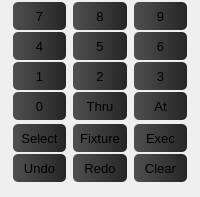
       <widget class="QWidget" name="widget_6" native="true">
        <property name="minimumSize">
         <size>
          <width>0</width>
          <height>0</height>
         </size>
        </property>
        <layout class="QHBoxLayout" name="horizontalLayout_4">
         <property name="topMargin">
          <number>0</number>
         </property>
         <item>
          <widget class="QWidget" name="widget_7" native="true">
           <layout class="QGridLayout" name="gridLayout">
            <property name="leftMargin">
             <number>2</number>
            </property>
            <property name="topMargin">
             <number>2</number>
            </property>
            <property name="rightMargin">
             <number>2</number>
            </property>
            <property name="bottomMargin">
             <number>4</number>
            </property>
            <property name="spacing">
             <number>2</number>
            </property>
            <item row="6" column="4">
             <widget class="QPushButton" name="pBEnter">
              <property name="sizePolicy">
               <sizepolicy hsizetype="Fixed" vsizetype="Fixed">
                <horstretch>0</horstretch>
                <verstretch>0</verstretch>
               </sizepolicy>
              </property>
              <property name="minimumSize">
               <size>
                <width>28</width>
                <height>28</height>
               </size>
              </property>
              <property name="maximumSize">
               <size>
                <width>16677512</width>
                <height>16677512</height>
               </size>
              </property>
              <property name="font">
               <font>
                <pointsize>10</pointsize>
               </font>
              </property>
              <property name="styleSheet">
               <string notr="true">QPushButton{background-color: qlineargradient(spread:pad, x1:0, y1:0.568, x2:1, y2:0.574, stop:0 rgba(79, 79, 79, 255), stop:1 rgba(39, 38, 38, 255));border-style: solid;border-color: rgba(0, 0, 0, 255);border-width: 0px;border-radius: 5px;} </string>
              </property>
              <property name="text">
               <string>Exec</string>
              </property>
             </widget>
            </item>
            <item row="3" column="0">
             <widget class="QPushButton" name="pushButton_19">
              <property name="sizePolicy">
               <sizepolicy hsizetype="Fixed" vsizetype="Fixed">
                <horstretch>0</horstretch>
                <verstretch>0</verstretch>
               </sizepolicy>
              </property>
              <property name="minimumSize">
               <size>
                <width>28</width>
                <height>28</height>
               </size>
              </property>
              <property name="maximumSize">
               <size>
                <width>16677512</width>
                <height>16677512</height>
               </size>
              </property>
              <property name="font">
               <font>
                <pointsize>10</pointsize>
               </font>
              </property>
              <property name="styleSheet">
               <string notr="true">QPushButton{background-color: qlineargradient(spread:pad, x1:0, y1:0.568, x2:1, y2:0.574, stop:0 rgba(79, 79, 79, 255), stop:1 rgba(39, 38, 38, 255));border-style: solid;border-color: rgba(0, 0, 0, 255);border-width: 0px;border-radius: 5px;} </string>
              </property>
              <property name="text">
               <string>0</string>
              </property>
             </widget>
            </item>
            <item row="3" column="3">
             <spacer name="horizontalSpacer_13">
              <property name="orientation">
               <enum>Qt::Horizontal</enum>
              </property>
              <property name="sizeType">
               <enum>QSizePolicy::Maximum</enum>
              </property>
              <property name="sizeHint" stdset="0">
               <size>
                <width>5</width>
                <height>20</height>
               </size>
              </property>
             </spacer>
            </item>
            <item row="1" column="0">
             <widget class="QPushButton" name="pushButton_12">
              <property name="sizePolicy">
               <sizepolicy hsizetype="Fixed" vsizetype="Fixed">
                <horstretch>0</horstretch>
                <verstretch>0</verstretch>
               </sizepolicy>
              </property>
              <property name="minimumSize">
               <size>
                <width>28</width>
                <height>28</height>
               </size>
              </property>
              <property name="maximumSize">
               <size>
                <width>16677512</width>
                <height>16677512</height>
               </size>
              </property>
              <property name="font">
               <font>
                <pointsize>10</pointsize>
               </font>
              </property>
              <property name="styleSheet">
               <string notr="true">QPushButton{background-color: qlineargradient(spread:pad, x1:0, y1:0.568, x2:1, y2:0.574, stop:0 rgba(79, 79, 79, 255), stop:1 rgba(39, 38, 38, 255));border-style: solid;border-color: rgba(0, 0, 0, 255);border-width: 0px;border-radius: 5px;} </string>
              </property>
              <property name="text">
               <string>4</string>
              </property>
             </widget>
            </item>
            <item row="4" column="0">
             <widget class="QWidget" name="widget_8" native="true">
              <property name="minimumSize">
               <size>
                <width>0</width>
                <height>0</height>
               </size>
              </property>
             </widget>
            </item>
            <item row="3" column="2">
             <widget class="QPushButton" name="pushButton_18">
              <property name="sizePolicy">
               <sizepolicy hsizetype="Fixed" vsizetype="Fixed">
                <horstretch>0</horstretch>
                <verstretch>0</verstretch>
               </sizepolicy>
              </property>
              <property name="minimumSize">
               <size>
                <width>28</width>
                <height>28</height>
               </size>
              </property>
              <property name="maximumSize">
               <size>
                <width>16677512</width>
                <height>16677512</height>
               </size>
              </property>
              <property name="font">
               <font>
                <pointsize>10</pointsize>
               </font>
              </property>
              <property name="styleSheet">
               <string notr="true">QPushButton{background-color: qlineargradient(spread:pad, x1:0, y1:0.568, x2:1, y2:0.574, stop:0 rgba(79, 79, 79, 255), stop:1 rgba(39, 38, 38, 255));border-style: solid;border-color: rgba(0, 0, 0, 255);border-width: 0px;border-radius: 5px;} </string>
              </property>
              <property name="text">
               <string>Thru</string>
              </property>
             </widget>
            </item>
            <item row="6" column="2">
             <widget class="QPushButton" name="pBFixture">
              <property name="sizePolicy">
               <sizepolicy hsizetype="Fixed" vsizetype="Fixed">
                <horstretch>0</horstretch>
                <verstretch>0</verstretch>
               </sizepolicy>
              </property>
              <property name="minimumSize">
               <size>
                <width>28</width>
                <height>28</height>
               </size>
              </property>
              <property name="maximumSize">
               <size>
                <width>16677512</width>
                <height>16677512</height>
               </size>
              </property>
              <property name="font">
               <font>
                <pointsize>10</pointsize>
               </font>
              </property>
              <property name="styleSheet">
               <string notr="true">QPushButton{background-color: qlineargradient(spread:pad, x1:0, y1:0.568, x2:1, y2:0.574, stop:0 rgba(79, 79, 79, 255), stop:1 rgba(39, 38, 38, 255));border-style: solid;border-color: rgba(0, 0, 0, 255);border-width: 0px;border-radius: 5px;} </string>
              </property>
              <property name="text">
               <string>Fixture</string>
              </property>
             </widget>
            </item>
            <item row="7" column="0">
             <widget class="QPushButton" name="pushButton_26">
              <property name="sizePolicy">
               <sizepolicy hsizetype="Fixed" vsizetype="Fixed">
                <horstretch>0</horstretch>
                <verstretch>0</verstretch>
               </sizepolicy>
              </property>
              <property name="minimumSize">
               <size>
                <width>28</width>
                <height>28</height>
               </size>
              </property>
              <property name="maximumSize">
               <size>
                <width>16677512</width>
                <height>16677512</height>
               </size>
              </property>
              <property name="font">
               <font>
                <pointsize>10</pointsize>
               </font>
              </property>
              <property name="styleSheet">
               <string notr="true">QPushButton{background-color: qlineargradient(spread:pad, x1:0, y1:0.568, x2:1, y2:0.574, stop:0 rgba(79, 79, 79, 255), stop:1 rgba(39, 38, 38, 255));border-style: solid;border-color: rgba(0, 0, 0, 255);border-width: 0px;border-radius: 5px;} </string>
              </property>
              <property name="text">
               <string>Undo</string>
              </property>
             </widget>
            </item>
            <item row="6" column="0">
             <widget class="QPushButton" name="pBSelect">
              <property name="sizePolicy">
               <sizepolicy hsizetype="Fixed" vsizetype="Fixed">
                <horstretch>0</horstretch>
                <verstretch>0</verstretch>
               </sizepolicy>
              </property>
              <property name="minimumSize">
               <size>
                <width>28</width>
                <height>28</height>
               </size>
              </property>
              <property name="maximumSize">
               <size>
                <width>16677512</width>
                <height>16677512</height>
               </size>
              </property>
              <property name="font">
               <font>
                <pointsize>10</pointsize>
               </font>
              </property>
              <property name="styleSheet">
               <string notr="true">QPushButton{background-color: qlineargradient(spread:pad, x1:0, y1:0.568, x2:1, y2:0.574, stop:0 rgba(79, 79, 79, 255), stop:1 rgba(39, 38, 38, 255));border-style: solid;border-color: rgba(0, 0, 0, 255);border-width: 0px;border-radius: 5px;} </string>
              </property>
              <property name="text">
               <string>Select</string>
              </property>
             </widget>
            </item>
            <item row="1" column="2">
             <widget class="QPushButton" name="pushButton_13">
              <property name="sizePolicy">
               <sizepolicy hsizetype="Fixed" vsizetype="Fixed">
                <horstretch>0</horstretch>
                <verstretch>0</verstretch>
               </sizepolicy>
              </property>
              <property name="minimumSize">
               <size>
                <width>28</width>
                <height>28</height>
               </size>
              </property>
              <property name="maximumSize">
               <size>
                <width>16677512</width>
                <height>16677512</height>
               </size>
              </property>
              <property name="font">
               <font>
                <pointsize>10</pointsize>
               </font>
              </property>
              <property name="styleSheet">
               <string notr="true">QPushButton{background-color: qlineargradient(spread:pad, x1:0, y1:0.568, x2:1, y2:0.574, stop:0 rgba(79, 79, 79, 255), stop:1 rgba(39, 38, 38, 255));border-style: solid;border-color: rgba(0, 0, 0, 255);border-width: 0px;border-radius: 5px;} </string>
              </property>
              <property name="text">
               <string>5</string>
              </property>
             </widget>
            </item>
            <item row="3" column="4">
             <widget class="QPushButton" name="pushButton_20">
              <property name="sizePolicy">
               <sizepolicy hsizetype="Fixed" vsizetype="Fixed">
                <horstretch>0</horstretch>
                <verstretch>0</verstretch>
               </sizepolicy>
              </property>
              <property name="minimumSize">
               <size>
                <width>28</width>
                <height>28</height>
               </size>
              </property>
              <property name="maximumSize">
               <size>
                <width>16677512</width>
                <height>16677512</height>
               </size>
              </property>
              <property name="font">
               <font>
                <pointsize>10</pointsize>
               </font>
              </property>
              <property name="styleSheet">
               <string notr="true">QPushButton{background-color: qlineargradient(spread:pad, x1:0, y1:0.568, x2:1, y2:0.574, stop:0 rgba(79, 79, 79, 255), stop:1 rgba(39, 38, 38, 255));border-style: solid;border-color: rgba(0, 0, 0, 255);border-width: 0px;border-radius: 5px;} </string>
              </property>
              <property name="text">
               <string>At</string>
              </property>
             </widget>
            </item>
            <item row="7" column="2">
             <widget class="QPushButton" name="pushButton_25">
              <property name="sizePolicy">
               <sizepolicy hsizetype="Fixed" vsizetype="Fixed">
                <horstretch>0</horstretch>
                <verstretch>0</verstretch>
               </sizepolicy>
              </property>
              <property name="minimumSize">
               <size>
                <width>28</width>
                <height>28</height>
               </size>
              </property>
              <property name="maximumSize">
               <size>
                <width>16677512</width>
                <height>16677512</height>
               </size>
              </property>
              <property name="font">
               <font>
                <pointsize>10</pointsize>
               </font>
              </property>
              <property name="styleSheet">
               <string notr="true">QPushButton{background-color: qlineargradient(spread:pad, x1:0, y1:0.568, x2:1, y2:0.574, stop:0 rgba(79, 79, 79, 255), stop:1 rgba(39, 38, 38, 255));border-style: solid;border-color: rgba(0, 0, 0, 255);border-width: 0px;border-radius: 5px;} </string>
              </property>
              <property name="text">
               <string>Redo</string>
              </property>
             </widget>
            </item>
            <item row="3" column="1">
             <spacer name="horizontalSpacer_12">
              <property name="orientation">
               <enum>Qt::Horizontal</enum>
              </property>
              <property name="sizeType">
               <enum>QSizePolicy::Maximum</enum>
              </property>
              <property name="sizeHint" stdset="0">
               <size>
                <width>5</width>
                <height>20</height>
               </size>
              </property>
             </spacer>
            </item>
            <item row="7" column="4">
             <widget class="QPushButton" name="pushButton_24">
              <property name="sizePolicy">
               <sizepolicy hsizetype="Fixed" vsizetype="Fixed">
                <horstretch>0</horstretch>
                <verstretch>0</verstretch>
               </sizepolicy>
              </property>
              <property name="minimumSize">
               <size>
                <width>28</width>
                <height>28</height>
               </size>
              </property>
              <property name="maximumSize">
               <size>
                <width>16677512</width>
                <height>16677512</height>
               </size>
              </property>
              <property name="font">
               <font>
                <pointsize>10</pointsize>
               </font>
              </property>
              <property name="styleSheet">
               <string notr="true">QPushButton{background-color: qlineargradient(spread:pad, x1:0, y1:0.568, x2:1, y2:0.574, stop:0 rgba(79, 79, 79, 255), stop:1 rgba(39, 38, 38, 255));border-style: solid;border-color: rgba(0, 0, 0, 255);border-width: 0px;border-radius: 5px;} </string>
              </property>
              <property name="text">
               <string>Clear</string>
              </property>
             </widget>
            </item>
            <item row="1" column="4">
             <widget class="QPushButton" name="pushButton_14">
              <property name="sizePolicy">
               <sizepolicy hsizetype="Fixed" vsizetype="Fixed">
                <horstretch>0</horstretch>
                <verstretch>0</verstretch>
               </sizepolicy>
              </property>
              <property name="minimumSize">
               <size>
                <width>28</width>
                <height>28</height>
               </size>
              </property>
              <property name="maximumSize">
               <size>
                <width>16677512</width>
                <height>16677512</height>
               </size>
              </property>
              <property name="font">
               <font>
                <pointsize>10</pointsize>
               </font>
              </property>
              <property name="styleSheet">
               <string notr="true">QPushButton{background-color: qlineargradient(spread:pad, x1:0, y1:0.568, x2:1, y2:0.574, stop:0 rgba(79, 79, 79, 255), stop:1 rgba(39, 38, 38, 255));border-style: solid;border-color: rgba(0, 0, 0, 255);border-width: 0px;border-radius: 5px;} </string>
              </property>
              <property name="text">
               <string>6</string>
              </property>
             </widget>
            </item>
            <item row="0" column="0">
             <widget class="QPushButton" name="pushButton_15">
              <property name="sizePolicy">
               <sizepolicy hsizetype="Fixed" vsizetype="Fixed">
                <horstretch>0</horstretch>
                <verstretch>0</verstretch>
               </sizepolicy>
              </property>
              <property name="minimumSize">
               <size>
                <width>28</width>
                <height>28</height>
               </size>
              </property>
              <property name="maximumSize">
               <size>
                <width>16677512</width>
                <height>16677512</height>
               </size>
              </property>
              <property name="font">
               <font>
                <pointsize>10</pointsize>
               </font>
              </property>
              <property name="styleSheet">
               <string notr="true">QPushButton{background-color: qlineargradient(spread:pad, x1:0, y1:0.568, x2:1, y2:0.574, stop:0 rgba(79, 79, 79, 255), stop:1 rgba(39, 38, 38, 255));border-style: solid;border-color: rgba(0, 0, 0, 255);border-width: 0px;border-radius: 5px;} </string>
              </property>
              <property name="text">
               <string>7</string>
              </property>
             </widget>
            </item>
            <item row="2" column="0">
             <widget class="QPushButton" name="pushButton_9">
              <property name="sizePolicy">
               <sizepolicy hsizetype="Fixed" vsizetype="Fixed">
                <horstretch>0</horstretch>
                <verstretch>0</verstretch>
               </sizepolicy>
              </property>
              <property name="minimumSize">
               <size>
                <width>28</width>
                <height>28</height>
               </size>
              </property>
              <property name="maximumSize">
               <size>
                <width>16677512</width>
                <height>16677512</height>
               </size>
              </property>
              <property name="font">
               <font>
                <pointsize>10</pointsize>
               </font>
              </property>
              <property name="styleSheet">
               <string notr="true">QPushButton{background-color: qlineargradient(spread:pad, x1:0, y1:0.568, x2:1, y2:0.574, stop:0 rgba(79, 79, 79, 255), stop:1 rgba(39, 38, 38, 255));border-style: solid;border-color: rgba(0, 0, 0, 255);border-width: 0px;border-radius: 5px;} </string>
              </property>
              <property name="text">
               <string>1</string>
              </property>
             </widget>
            </item>
            <item row="0" column="2">
             <widget class="QPushButton" name="pushButton_16">
              <property name="sizePolicy">
               <sizepolicy hsizetype="Fixed" vsizetype="Fixed">
                <horstretch>0</horstretch>
                <verstretch>0</verstretch>
               </sizepolicy>
              </property>
              <property name="minimumSize">
               <size>
                <width>28</width>
                <height>28</height>
               </size>
              </property>
              <property name="maximumSize">
               <size>
                <width>16677512</width>
                <height>16677512</height>
               </size>
              </property>
              <property name="font">
               <font>
                <pointsize>10</pointsize>
               </font>
              </property>
              <property name="styleSheet">
               <string notr="true">QPushButton{background-color: qlineargradient(spread:pad, x1:0, y1:0.568, x2:1, y2:0.574, stop:0 rgba(79, 79, 79, 255), stop:1 rgba(39, 38, 38, 255));border-style: solid;border-color: rgba(0, 0, 0, 255);border-width: 0px;border-radius: 5px;} </string>
              </property>
              <property name="text">
               <string>8</string>
              </property>
             </widget>
            </item>
            <item row="2" column="2">
             <widget class="QPushButton" name="pushButton_10">
              <property name="sizePolicy">
               <sizepolicy hsizetype="Fixed" vsizetype="Fixed">
                <horstretch>0</horstretch>
                <verstretch>0</verstretch>
               </sizepolicy>
              </property>
              <property name="minimumSize">
               <size>
                <width>28</width>
                <height>28</height>
               </size>
              </property>
              <property name="maximumSize">
               <size>
                <width>16677512</width>
                <height>16677512</height>
               </size>
              </property>
              <property name="font">
               <font>
                <pointsize>10</pointsize>
               </font>
              </property>
              <property name="styleSheet">
               <string notr="true">QPushButton{background-color: qlineargradient(spread:pad, x1:0, y1:0.568, x2:1, y2:0.574, stop:0 rgba(79, 79, 79, 255), stop:1 rgba(39, 38, 38, 255));border-style: solid;border-color: rgba(0, 0, 0, 255);border-width: 0px;border-radius: 5px;} </string>
              </property>
              <property name="text">
               <string>2</string>
              </property>
             </widget>
            </item>
            <item row="0" column="4">
             <widget class="QPushButton" name="pushButton_17">
              <property name="sizePolicy">
               <sizepolicy hsizetype="Fixed" vsizetype="Fixed">
                <horstretch>0</horstretch>
                <verstretch>0</verstretch>
               </sizepolicy>
              </property>
              <property name="minimumSize">
               <size>
                <width>28</width>
                <height>28</height>
               </size>
              </property>
              <property name="maximumSize">
               <size>
                <width>16677512</width>
                <height>16677512</height>
               </size>
              </property>
              <property name="font">
               <font>
                <pointsize>10</pointsize>
               </font>
              </property>
              <property name="styleSheet">
               <string notr="true">QPushButton{background-color: qlineargradient(spread:pad, x1:0, y1:0.568, x2:1, y2:0.574, stop:0 rgba(79, 79, 79, 255), stop:1 rgba(39, 38, 38, 255));border-style: solid;border-color: rgba(0, 0, 0, 255);border-width: 0px;border-radius: 5px;} </string>
              </property>
              <property name="text">
               <string>9</string>
              </property>
             </widget>
            </item>
            <item row="2" column="4">
             <widget class="QPushButton" name="pushButton_11">
              <property name="sizePolicy">
               <sizepolicy hsizetype="Fixed" vsizetype="Fixed">
                <horstretch>0</horstretch>
                <verstretch>0</verstretch>
               </sizepolicy>
              </property>
              <property name="minimumSize">
               <size>
                <width>28</width>
                <height>28</height>
               </size>
              </property>
              <property name="maximumSize">
               <size>
                <width>16677512</width>
                <height>16677512</height>
               </size>
              </property>
              <property name="font">
               <font>
                <pointsize>10</pointsize>
               </font>
              </property>
              <property name="styleSheet">
               <string notr="true">QPushButton{background-color: qlineargradient(spread:pad, x1:0, y1:0.568, x2:1, y2:0.574, stop:0 rgba(79, 79, 79, 255), stop:1 rgba(39, 38, 38, 255));border-style: solid;border-color: rgba(0, 0, 0, 255);border-width: 0px;border-radius: 5px;} </string>
              </property>
              <property name="text">
               <string>3</string>
              </property>
             </widget>
            </item>
           </layout>
          </widget>
         </item>
        </layout>
       </widget>
